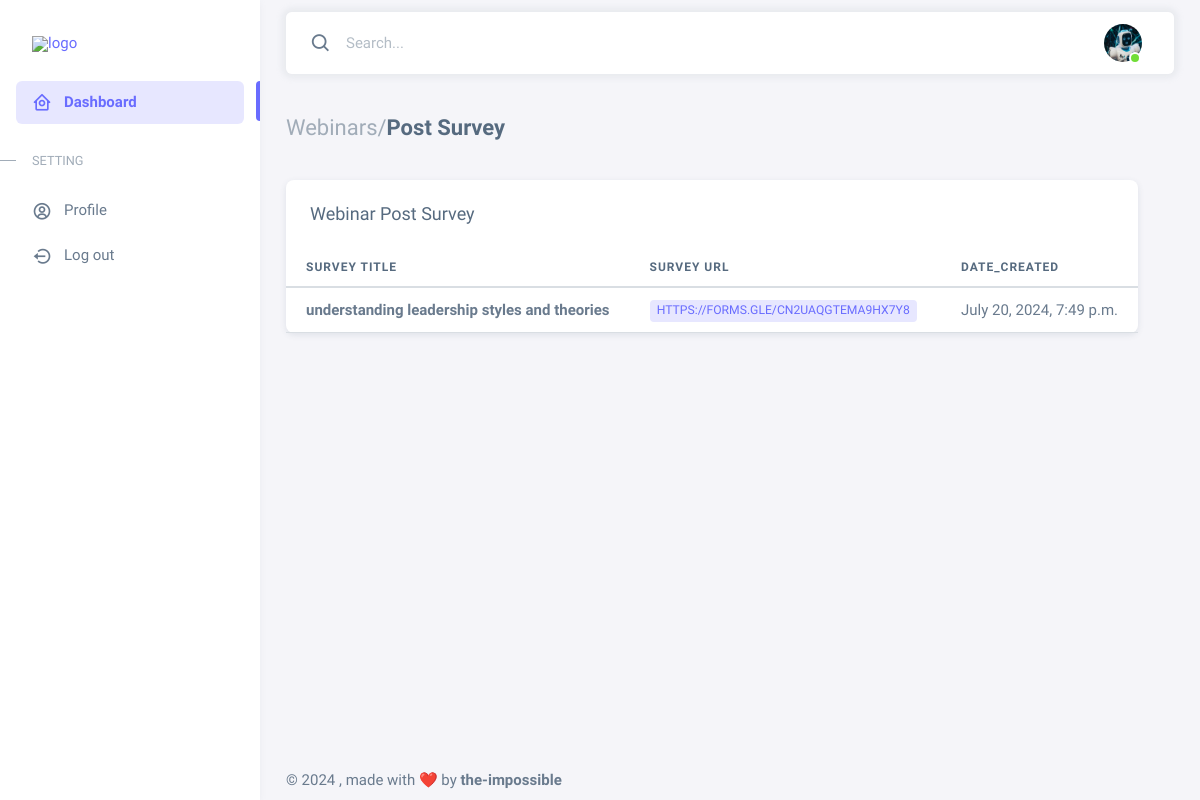
Page /webinar_survey (signed in) on the committed database.
### ALIHF_auth/models.py (models this page shows, shortened)
class User(AbstractBaseUser, PermissionsMixin):
    user_id = models.UUIDField(
        default=uuid.uuid4, primary_key=True, unique=True, editable=False)
    email = models.CharField(max_length=100, db_index=True,
                             unique=True, verbose_name='email address', blank=True)
    name = models.CharField(
        max_length=100, db_index=True, blank=True, null=True)
    phone_number = PhoneNumberField(db_index=True, unique=True, blank=True)
    picture = models.ImageField(
        default='img/user.png', upload_to='uploads/', null=True)
    date_joined = models.DateTimeField(
        verbose_name='date_joined', auto_now_add=True)
    last_login = models.DateTimeField(
        verbose_name='last_login', auto_now=True, null=True)
    is_active = models.BooleanField(default=True)
    is_staff = models.BooleanField(default=False)
    is_superuser = models.BooleanField(default=False)
    USERNAME_FIELD = 'email'
    REQUIRED_FIELDS = ['name', 'phone_number']
    objects = UserManager()
    def has_updated(self):
        if self.picture.url != "/media/img/user.png":
            return True
        return False
    class Meta:
        db_table = 'Users'
        verbose_name_plural = 'Users'

### ALIHF_reg/models.py (models this page shows, shortened)
class WebinarSurveys(models.Model):
    survey_id = models.UUIDField(
        default=uuid.uuid4, primary_key=True, unique=True, editable=False)
    survey_title = models.CharField(max_length=100)
    accepting_response = models.BooleanField(default=True)
    date_created = models.DateTimeField(auto_now=True)
    link = models.URLField()
    frame_link = models.URLField(blank=True)
    class Meta:
        db_table = 'Webinar Surveys'
        verbose_name_plural = 'Webinar Surveys'

### ALIHF_reg/views.py (the view)
# urls.py: path('webinar_survey', WebinarSurvey.as_view(), name='webinar_survey'),
@method_decorator(has_updated, name="get")
class WebinarSurvey(LoginRequiredMixin, ListView):
    model = WebinarSurveys
    template_name = "backend/apply/survey.html"
    def get_queryset(self):
        return WebinarSurveys.objects.filter(accepting_response=True).order_by('-date_created')

### Templates/backend/apply/survey.html (shortened to what this page needs)
{% extends "base_back.html" %}
{% load static %}
{% block head %} {% include "partials/backend/head.html" %} {%endblock %}
{% load crispy_forms_tags %}
{% block body %}
    <div class="layout-wrapper layout-content-navbar">
      <div class="layout-container">
        {% include 'partials/backend/sidebar.html' %}
        <div class="layout-page">
          {% include 'partials/backend/auth_nav.html' %}
          <div class="content-wrapper">
            <div class="container-xxl flex-grow-1 container-p-y">
              <h4 class="fw-bold py-3 mb-4"><span class="text-muted fw-light">Webinars/</span>Post Survey</h4>
              <div class="row">
                <div class="col-xl">
                  <div class="card">
                    <h5 class="card-header">Webinar Post Survey</h5>
                    {% if object_list %}
                    <div class="table-responsive text-nowrap">
                      <table class="table">
                        <thead>
                          <tr>
                            <th>Survey Title</th>
                            <th>Survey URL</th>
                            <th>Date_created</th>
                          </tr>
                        </thead>
                        <tbody>
                          {% for object in object_list %}
                          <tr>
                            <td> <strong>{{object.survey_title}}</strong></td>
                            <td><span class="badge bg-label-primary me-1"><a href="{% url 'reg:webinar_survey_details' object.pk %}">{{object.link}}</a></span></td>
                            <td>{{object.date_created}}</td>
                          </tr>
                          {% endfor %}
                        </tbody>
                      </table>
                    </div>
                    {% else %}
                    <div>
                      <p class="text-center my-5"><b>No active Webinar Post Survey</b></p>
                    </div>
                    {% endif %}
                  </div>
                </div>
                <div class="col-xl"></div>
              </div>
            </div>
            {% include 'partials/backend/footer.html' %}
          </div>
        </div>
      </div>
    </div>
{%endblock %}

### Templates/partials/backend/auth_nav.html (shortened to what this page needs)
{% load static %}
<nav
    class="layout-navbar container-xxl navbar navbar-expand-xl navbar-detached align-items-center bg-navbar-theme"
    id="layout-navbar"
    >
    <div class="navbar-nav-right d-flex align-items-center" id="navbar-collapse">
        <div class="navbar-nav align-items-center">
        <div class="nav-item d-flex align-items-center">
            <i class="bx bx-search fs-4 lh-0"></i>
            <input
            type="text"
            class="form-control border-0 shadow-none"
            placeholder="Search..."
            aria-label="Search..."
            />
        </div>
        </div>
        <ul class="navbar-nav flex-row align-items-center ms-auto">
        <li class="nav-item navbar-dropdown dropdown-user dropdown">
            <a class="nav-link dropdown-toggle hide-arrow" href="javascript:void(0);" data-bs-toggle="dropdown">
            <div class="avatar avatar-online">
                <img src="{{request.user.picture.url}}" width="100" alt class="rounded-circle" />
            </div>
            </a>
        </li>
        </ul>
    </div>
</nav>

### rows in the picture
User: user.picture (picture)
WebinarSurveys: survey_title "understanding leadership styles and theories", link "HTTPS://FORMS.GLE/CN2UAQGTEMA9HX7Y8", date_created "July 20, 2024, 7:49 p.m."
